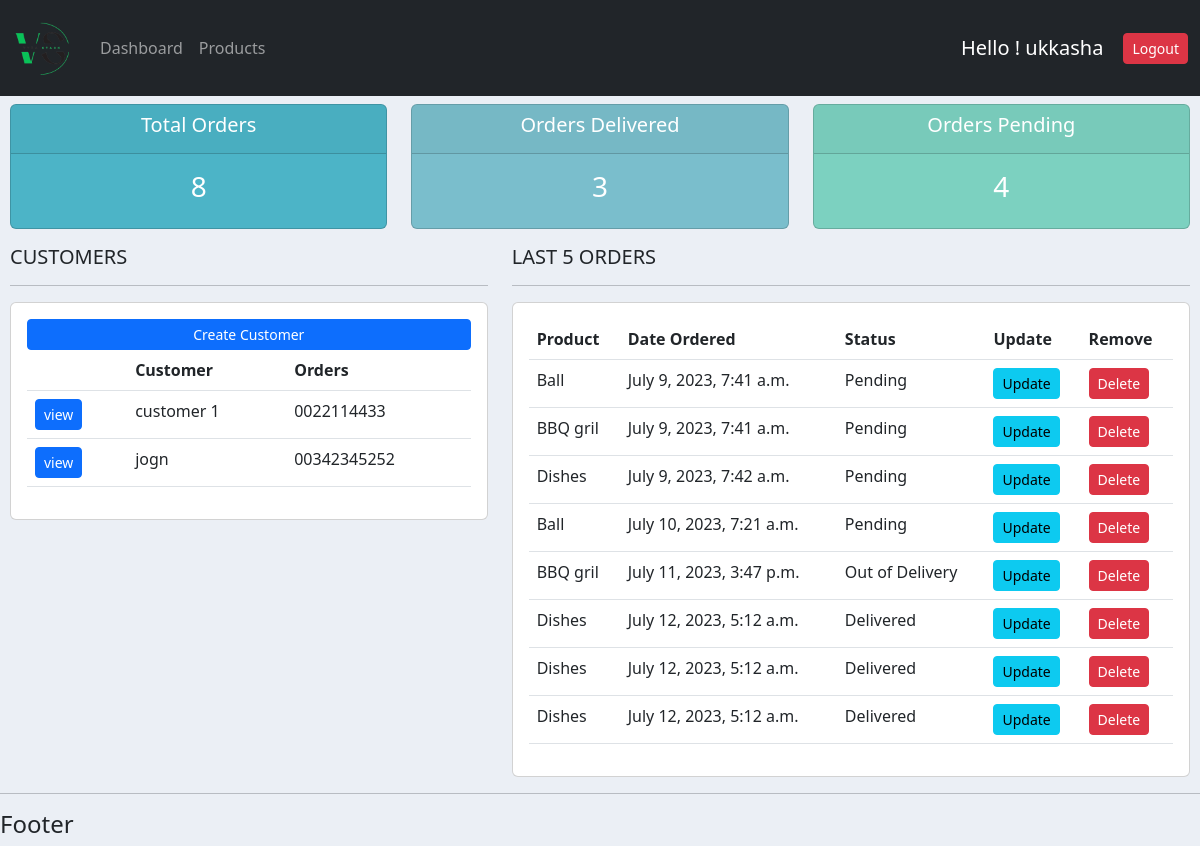
The app's page / (signed in) with its own data.
### account/models.py (models this page shows, shortened)
class Customer(models.Model):
    name = models.CharField(max_length=100, null=True)
    phone = models.CharField(max_length=100, null=True)
    email = models.CharField(max_length=100, null=True)
    date_created = models.DateTimeField(auto_now_add=True, null=True)

class Order(models.Model):
    STATUS = (
        ('Pending','Pending'),
        ('Out of Delivery','Out of Delivery'),
        ('Delivered','Delivered'),
              )
    customer = models.ForeignKey(Customer, null=True, on_delete=models.SET_NULL)
    product = models.ForeignKey(Procuts, null=True, on_delete=models.SET_NULL)
    status = models.CharField(max_length=100, null=True, choices=STATUS)
    date_created = models.DateTimeField(auto_now_add=True, null=True)

class Procuts(models.Model):
    CATEGORY = (
        ('Indoor','Indoor'),
        ('Out Door','Out Door')
              )
    name = models.CharField(max_length=100, null=True)
    price = models.FloatField(null=True)
    category = models.CharField(max_length=100, null=True, choices=CATEGORY)
    description = models.CharField(max_length=100, null=True)
    date_created = models.DateTimeField(auto_now_add=True, null=True)
    tag = models.ManyToManyField(Tag)
    def __str__(self):
        return self.name

### account/views.py (the view)
# urls.py: path('', views.home, name='home'),
@login_required(login_url='loginPage')
def home(request):
    orders = Order.objects.all()
    customer = Customer.objects.all()
    total_customers = customer.count()
    total_orders = orders.count()
    delivered =  orders.filter(status='Delivered').count()
    pending =  orders.filter(status='Pending').count()
    context = {'orders': orders, 'customer':customer, 'total_orders':total_orders,'delivered':delivered,'pending':pending }
    return render(request, 'account/dashboard.html', context)

### account/templates/account/dashboard.html (shortened to what this page needs)
{% extends 'account/main.html' %} {% block content %}
{% include 'account/status.html' %}
<div class="row">
  <div class="col-md-5">
    <h5>CUSTOMERS</h5>
    <hr />
    <div class="card card-body">
      <a class="btn btn-primary btn-sm btn-block" href="">Create Customer</a>
      <table class="table">
        <tr>
          <th></th>
          <th>Customer</th>
          <th>Orders</th>
        </tr>
        {% for customer in customer %}
        <tr>
          <td>
            <a
              class="btn btn-primary btn-sm btn-block"
              href="{% url 'customer' customer.id %}"
              >view</a
            >
          </td>
          <td>{{customer.name}}</td>
          <td>{{customer.phone}}</td>
        </tr>
        {% endfor %}
      </table>
    </div>
  </div>
  <div class="col-md-7">
    <h5>LAST 5 ORDERS</h5>
    <hr />
    <div class="card card-body">
      <table class="table">
        <tr>
          <th>Product</th>
          <th>Date Ordered</th>
          <th>Status</th>
          <th>Update</th>
          <th>Remove</th>
        </tr>
        {% for order in orders %}
        <tr>
          <td>{{order.product}}</td>
          <td>{{order.date_created}}</td>
          <td>{{order.status}}</td>
          <td>
            <a class="btn btn-sm btn-info" href="{% url 'update_order' order.id %}">Update</a>
          </td>
          <td><a class="btn btn-sm btn-danger" href="{% url 'delete_order' order.id %}">Delete</a></td>
        </tr>
        {% endfor %}
      </table>
    </div>
  </div>
</div>
{% endblock content %}

### account/templates/account/main.html (shortened to what this page needs)
{% load static %}
<!DOCTYPE html>
<html>
  <head>
    <link
      href="https://cdn.jsdelivr.net/npm/bootstrap@5.2.3/dist/css/bootstrap.min.css"
      rel="stylesheet"
    />
    <link rel="stylesheet" type="text/css" href="{% static 'css/main.css' %}" />
  </head>
  <body>
    {% include 'account/navbar.html' %}
    <div class="mainbody mt-2">{% block content %} {% endblock content %}</div>
    <hr />
    <h4>Footer</h4>
  </body>
</html>

### account/templates/account/navbar.html (shortened to what this page needs)
{% load static %}
<nav class="navbar navbar-expand-lg bg-dark navbar-dark">
  <img class="logoimg" src="{% static 'images/logo.png' %}" />
  <div class="container-fluid">
    <div class="collapse navbar-collapse" id="navbarNav">
      <ul class="navbar-nav">
        <li class="nav-item">
          <a class="nav-link" href="{% url 'home' %}">Dashboard</a>
        </li>
        <li class="nav-item">
          <a class="nav-link" href="{% url 'products' %}">Products</a>
        </li>
      </ul>
    </div>
    <span class="userr">Hello ! {{request.user}}</span>
    <a class="btn btn-sm btn-danger" href="{% url 'logoutUser' %}">Logout</a>
  </div>
</nav>

### account/templates/account/status.html
<div class="row">
  <div class="col">
    <div class="col-md">
      <div class="card text-center text-white mb-3" id="total-orders">
        <div class="card-header">
          <h5 class="card-title">Total Orders</h5>
        </div>
        <div class="card-body">
          <h3 class="card-title">{{total_orders}}</h3>
        </div>
      </div>
    </div>
  </div>
  <div class="col">
    <div class="col-md">
      <div class="card text-center text-white mb-3" id="orders-delivered">
        <div class="card-header">
          <h5 class="card-title">Orders Delivered</h5>
        </div>
        <div class="card-body">
          <h3 class="card-title">{{delivered}}</h3>
        </div>
      </div>
    </div>
  </div>
  <div class="col">
    <div class="col-md">
      <div class="card text-center text-white mb-3" id="orders-pending">
        <div class="card-header">
          <h5 class="card-title">Orders Pending</h5>
        </div>
        <div class="card-body">
          <h3 class="card-title">{{pending}}</h3>
        </div>
      </div>
    </div>
  </div>
</div>

### static/css/main.css (style rules this page uses)
.logoimg { width: 80px; }
body { background-color: #ebeff5; overflow-x: hidden; }
.mainbody { padding: 0 10px; }
#total-orders { background-color: #4cb4c7; }
#orders-delivered { background-color: #7abecc; }
#orders-pending { background-color: #7cd1c0; }

### account/templates/account/navbar.html (style rules this page uses)
.userr { font-size: 20px; color: #fff; margin-right: 20px; }

### records on screen
Customer: name "customer 1", phone "0022114433"
Customer: name "jogn", phone "00342345252"
Order: product "Ball", date_created "July 9, 2023, 7:41 a.m.", status "Pending"
Order: product "BBQ gril", date_created "July 9, 2023, 7:41 a.m.", status "Pending"
Order: product "Dishes", date_created "July 9, 2023, 7:42 a.m.", status "Pending"
Order: product "Ball", date_created "July 10, 2023, 7:21 a.m.", status "Pending"
Order: product "BBQ gril", date_created "July 11, 2023, 3:47 p.m.", status "Out of Delivery"
Order: product "Dishes", date_created "July 12, 2023, 5:12 a.m.", status "Delivered"
Order: product "Dishes", date_created "July 12, 2023, 5:12 a.m.", status "Delivered"
Order: product "Dishes", date_created "July 12, 2023, 5:12 a.m.", status "Delivered"

### other values on screen
{{ request.user }} "ukkasha"
{{ total_orders }} "8"
{{ delivered }} "3"
{{ pending }} "4"
